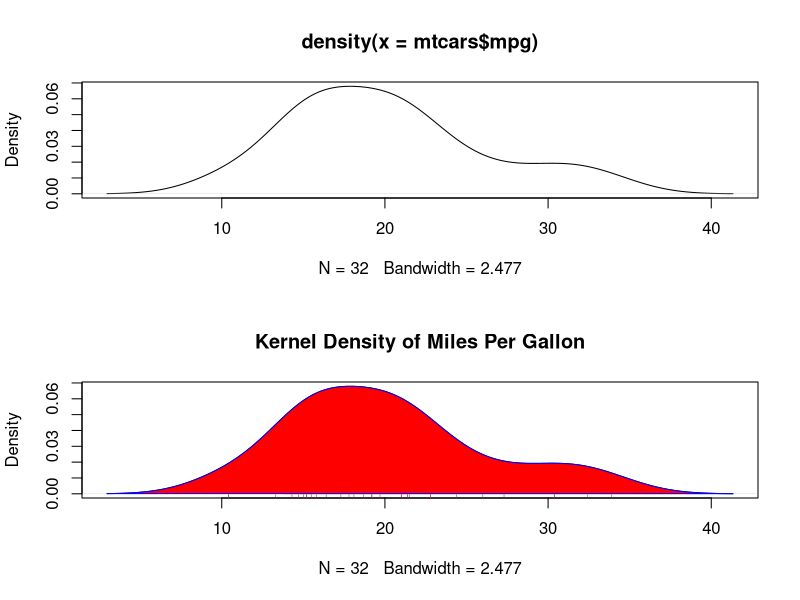
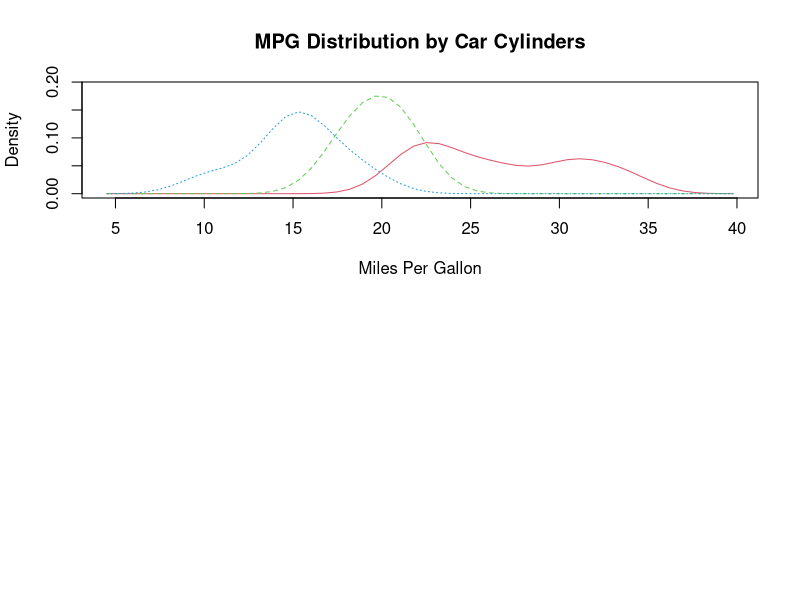

Source code (R) for these figures, in order: (Note: this script raises an error after producing the figures.)

par(mfrow=c(2,1))

d <- density(mtcars$mpg)
plot(d)

d <- density(mtcars$mpg)

plot(d, 
     main="Kernel Density of Miles Per Gallon")
polygon(d, col="red", border="blue")
rug(mtcars$mpg, col="brown")

# The sm.density.compare() function in the sm package allows you 
# to superimpose the kernel density plots of two or more groups. 
# The format is
#
# sm.density.compare(x, factor)
#
# where x is a numeric vector and factor is a grouping variable. Be 
# sure to install the sm package before first use.

library(sm)

attach(mtcars)

cyl.f <- factor(cyl, 
                levels= c(4,6,8),
                labels = c("4 cylinder", 
                           "6 cylinder",
                           "8 cylinder"))

sm.density.compare(mpg, 
                   cyl, 
                   xlab="Miles Per Gallon")

title(main="MPG Distribution by Car Cylinders")

colfill<-c(2:(1+length(levels(cyl.f))))
legend(locator(1), levels(cyl.f), fill=colfill)


detach(mtcars)
